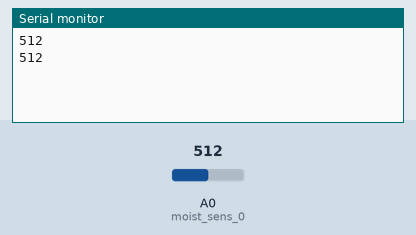
This sketch was run on a simulated Arduino Mega 2560, built with avr-gcc and run on an emulated ATmega2560. Parts: the last lines printed to the serial monitor. Inputs (shaded band) come from the test bench; at power-on: A0 (moist_sens_0) = 512.

Above: at 1.8 s.
1.9 s: A0 (moist_sens_0) set to 716
At 2.5 s:
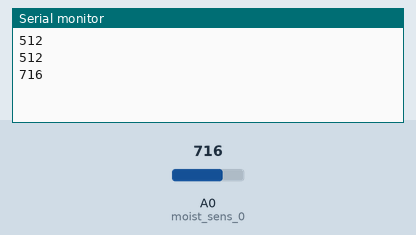
3.4 s: A0 (moist_sens_0) set to 900
At 4.8 s:
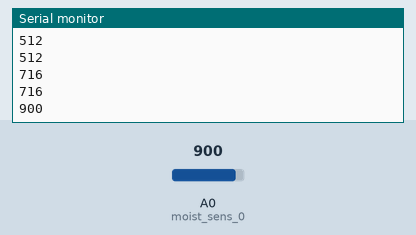
Timing chart, 0 to 6.4 s (numbered marks = the images above; inputs shaded):
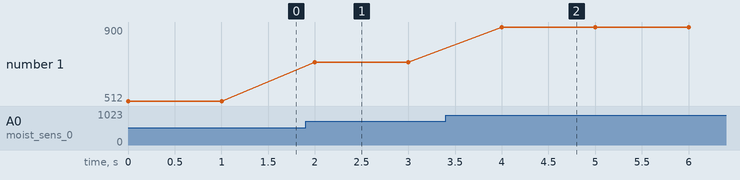

Measured:
- after the input at 1.9 s, the serial monitor: prints a new line after 0.10 s (image 1)
- after the input at 3.4 s, the serial monitor: prints a new line after 0.60 s (image 2)
- plotted number 1: 512 → 716 after the input at 1.9 s, 716 → 900 after the input at 3.4 s

The sketch:

moisture_sensor.ino
```cpp
/*
 * moisture_sensor.ino
 *
 * Author: Hugo Cortes
 * Description: Verify the functionality of the moisture sensor.
 */


#include <Arduino.h>
#include "moistureSensor.h"

// Pin definitions
#define moist_sens_0 0


// 650 fully immersed in water.

void setup()
{
    Serial.begin(9600);
}

void loop()
{
    int moistLevel0 = analogRead(moist_sens_0);
    Serial.println(moistLevel0);


    // moistureSensor huh;
    // int blah = huh.read(moist_sens_0);
    // Serial.println(blah);
    delay(1000);
}
```

moistureSensor.cpp
```cpp
/*
 * moistureSensor.cpp
 *
 * Created: 10/25/2015 3:50:20 PM
 *  Author: HUGO1
 */

#include <Arduino.h>

#include "moistureSensor.h"


moistureSensor::moistureSensor(){
}

int moistureSensor::read(int analogPin)
{
    int returnVal = 100;
    return (returnVal);
}
```

moistureSensor.h
```cpp
/*
 * moisture_sensor.h
 *
 * Created: 10/25/2015 3:47:41 PM
 *  Author: HUGO1
 */

#ifndef moistureSensor_h
#define moistureSensor_h

#include <Arduino.h>

class moistureSensor
{
    public:
        moistureSensor();
        int read(int analogPin);
};

#endif
```
